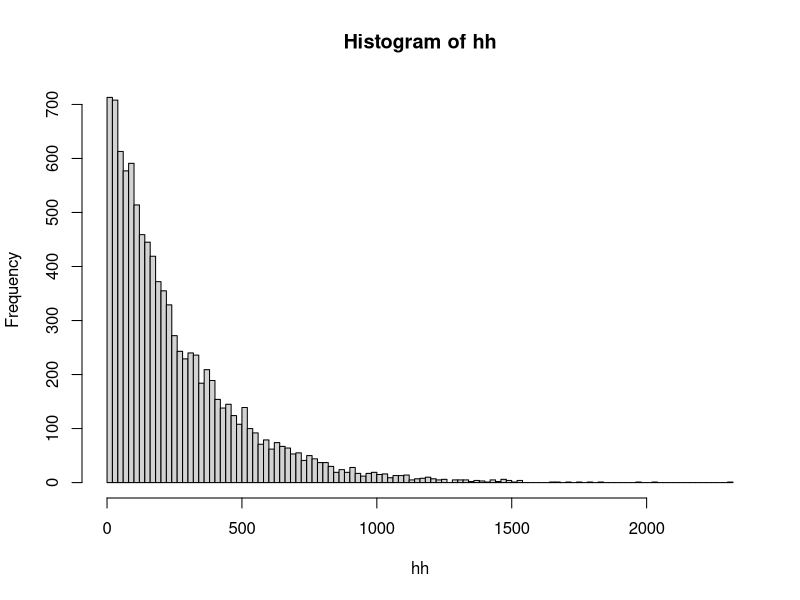
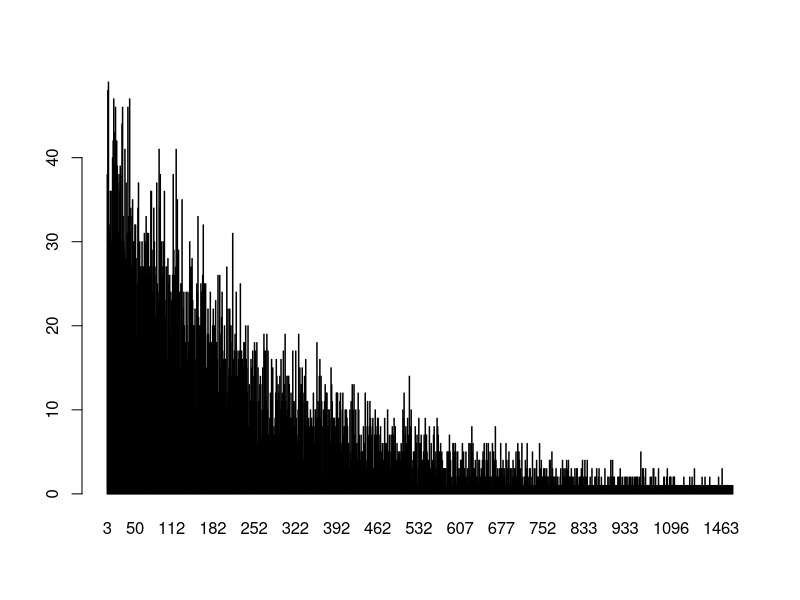
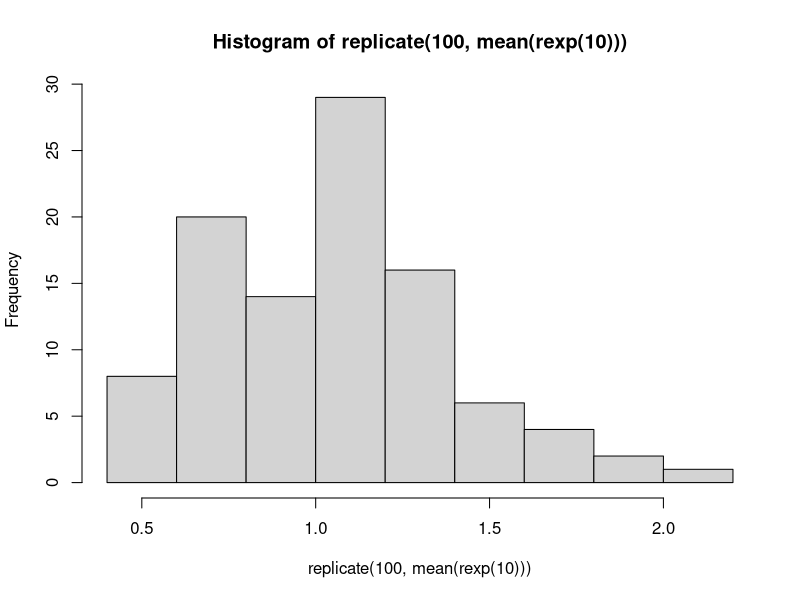

Reproduce these figures in R, in order.

days <- as.Date("2017/11/21", format="%Y/%m/%d")-as.Date("1987/12/31", format="%Y/%m/%d")
days


alaska <- 1481337
RhoseIsland <- 2707

alaska/RhoseIsland

#Simulate 

hh <- replicate(n = 1e4, expr = {
  x <- sample(1:6, 3, replace = T)
  while(prod(tail(x,3) == c(6,6,6)) != 1)  x <- c(x,sample(1:6, 1))
  length(x)
})

kk <- replicate(n = 1e4, expr = {
  x <- sample(1:6, 3, replace = T)
  while(prod(tail(x,3) == c(6,6,6)) != 1)  x <- append(x, sample(1:6,1))
  length(x)
})

hist(hh, breaks = 100)
mean(hh); 6^3+6^2+6^1

barplot(table(hh))


x <- list(a = 1:10, beta = exp(-3:3), logic = c(TRUE,FALSE,FALSE,TRUE))
# compute the list mean for each list element
lapply(x, mean)
# median and quartiles for each list element
lapply(x, quantile, probs = 1:3/4)
sapply(x, quantile)
i39 <- sapply(3:9, seq) # list of vectors
sapply(i39, fivenum)
vapply(i39, fivenum,
       c(Min. = 0, "1st Qu." = 0, Median = 0, "3rd Qu." = 0, Max. = 0))

## sapply(*, "array") -- artificial example
(v <- structure(10*(5:8), names = LETTERS[1:4]))
f2 <- function(x, y) outer(rep(x, length.out = 3), y)
(a2 <- sapply(v, f2, y = 2*(1:5), simplify = "array"))
a.2 <- vapply(v, f2, outer(1:3, 1:5), y = 2*(1:5))
stopifnot(dim(a2) == c(3,5,4), all.equal(a2, a.2),
          identical(dimnames(a2), list(NULL,NULL,LETTERS[1:4])))

hist(replicate(100, mean(rexp(10))))

## use of replicate() with parameters:
foo <- function(x = 1, y = 2) c(x, y)
# does not work: bar <- function(n, ...) replicate(n, foo(...))
bar <- function(n, x) replicate(n, foo(x = x))
bar(5, x = 3)